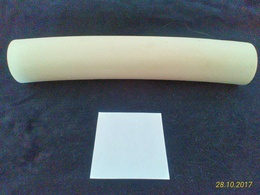
%> input picture LabTestLengthAndCentroid/panjangLagiLagi2.jpeg, 260 x 195 px, shrunk from 1080 x 810 before the run
$ octave panjangLagi.m   (GNU Octave 9; MATLAB toolbox functions it lacks are replaced by stand-ins)
%> lines starting %> are read from the running program, lines starting %| are printed output that depends on the picture; in (x1, y1, x2, y2) boxes, pixels count from 0 and x2, y2 are one past the last pixel; in counts of white or black regions, pixels touching at a corner belong together; the program's own positions count from 1
ori = imread('C:\Users\computer\Desktop\newim\panjangLagiLagi2.jpeg');
%> ori is the input picture: size 195x260x3 uint8; mean R, G, B 95.3, 104.9, 111.3
ori = rgb2gray(ori);
%> ori: size 195x260 uint8
%figure, imshow(ori), title('original image');

oriFilter = medfilt2(ori, [50 50]);
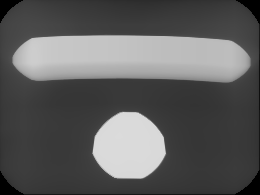
%> oriFilter: size 195x260 uint8; min 0, max 219, mean 92.9
%oriFilter = imsharpen(oriFilter);

%figure, imshow(oriFilter), title('original image after filter');

[~, threshold] = edge(oriFilter, 'sobel');
%> threshold = 0.0723
fudgeFactor = .5;
binaryMask = edge(oriFilter, 'sobel', threshold * fudgeFactor);
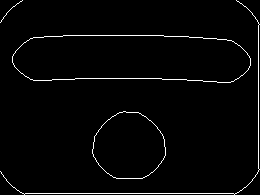
%> binaryMask: size 195x260 logical; 2.3% white in thin lines or dots
%figure, imshow(binaryMask), title('binary gradient mask');

se90 = strel('line', 5, 90);
se0 = strel('line', 5, 0);
binaryDil = imdilate(binaryMask, [se90 se0]);
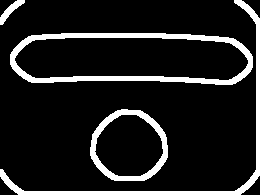
%> binaryDil: size 195x260 logical; 12.5% white; 4 white regions, box (x1, y1, x2, y2) and area: (10, 33, 253, 85) 2793, (0, 0, 260, 195) 2046, (90, 109, 168, 181) 1312, (0, 0, 25, 25) 202
%figure, imshow(binaryDil), title('dilated gradient mask');

binaryFill = imfill(binaryDil, 'holes');
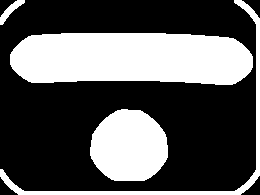
%> binaryFill: size 195x260 logical; 35.1% white; 4 white regions, box (x1, y1, x2, y2) and area: (10, 33, 253, 85) 11078, (90, 109, 168, 181) 4449, (0, 0, 260, 195) 2046, (0, 0, 25, 25) 202
%figure, imshow(binaryFill), title('binary image with filled holes');

binaryNoBorder = imclearborder(binaryFill, 6);
%> binaryNoBorder: size 195x260 logical; 30.6% white; 2 white regions, box (x1, y1, x2, y2) and area: (10, 33, 253, 85) 11078, (90, 109, 168, 181) 4449
%figure, imshow(binaryNoBorder), title('cleared border image');

seD = strel('diamond', 1);
binaryErode = imerode(binaryNoBorder, seD);
%> binaryErode: size 195x260 logical; 29.2% white; 2 white regions, box (x1, y1, x2, y2) and area: (11, 34, 252, 84) 10565, (91, 110, 167, 180) 4240
%binaryErode = imerode(binaryErode, seD);
%figure, imshow(binaryErode), title('Segmented Image');

binaryOutline = bwperim(binaryErode);
%> binaryOutline: size 195x260 logical; 1.4% white in thin lines or dots, all inside (x1, y1, x2, y2) = (11, 34, 252, 180)
%figure, imshow(binaryOutline), title('Outline of the image');

Segout = ori;
Segout(binaryOutline) = 255;
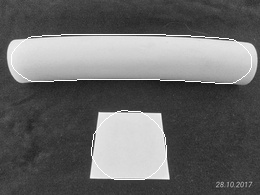
%> Segout: size 195x260 uint8; min 20, max 255, mean 104.9
%figure, imshow(Segout), title('The outline of the segmented image');

cmp = bwconncomp(binaryErode);
%> cmp = 2 connected components
S = regionprops(cmp, {'BoundingBox'});
%> S = 2 regions; box (x1, y1, x2, y2): (11, 34, 252, 84), (91, 110, 167, 180)
x = S(1). BoundingBox(3);
%> x = 241
y = S(1).BoundingBox(4);
%> y = 50
xRef = S(2).BoundingBox(3);
%> xRef = 76
yRef = S(2).BoundingBox(4);
%> yRef = 70

pixelToCM = xRef / 5;
%> pixelToCM = 15.2
realLength = x / pixelToCM;
%> realLength = 15.86
str = sprintf('Length of object = %.2f cm', realLength);
%> str = 'Length of object = 15.86 cm'

% figure, imshow(Segout)
%
% for i = 1:length(S)
%     rectangle('Position', [S(i).BoundingBox(1), S(i).BoundingBox(2),S(i).BoundingBox(3),S(i).BoundingBox(4)], 'EdgeColor','r'),
% end
%
% title(str);

B = bwboundaries(binaryErode,'noholes');
%> B = 2 boundaries; box (x1, y1, x2, y2) and points: (11, 34, 252, 84) 510, (91, 110, 167, 180) 206

figure,imshow(binaryErode), hold on
for k = 1 : length(B)
    b = B{k};

    plot(b(:,2),b(:,1),'g','linewidth',2);
end
%> this loop made 2 passes
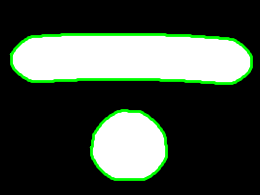
%> figure redrawn from the program's plot data
hold off

BoundaryRef = B{2};
%> BoundaryRef = 206 rows, first 12: [148 92; 147 93; 146 93; 145 93; 144 93; 143 93; 142 93; 141 93; 140 94; 139 94; 138 94; 137 94]
BoundaryRefX = BoundaryRef(:,2);
%> BoundaryRefX = 206 values, max 167 at index 102, min 92 at index 1, mean 129.5
BoundaryRefY = BoundaryRef(:,1);
%> BoundaryRefY = 206 values, max 180 at index 140, min 111 at index 45, mean 147.2

MinBoundaryRefX = min(BoundaryRefX);
%> MinBoundaryRefX = 92
MinBoundaryRefY = min(BoundaryRefY);
%> MinBoundaryRefY = 111
MaxBoundaryRefX = max(BoundaryRefX);
%> MaxBoundaryRefX = 167

[i,j] = find(BoundaryRef == MinBoundaryRefY);
%> i = [45; 46; 47; 48; 49; 50; 51; 34; 174]; j = [1; 1; 1; 1; 1; 1; 1; 2; 2]

figure, imshow(binaryErode),hold on
for m = 1 : length(j)
    l = i(m);
    n = BoundaryRefX(l);
    text(n, MinBoundaryRefY, num2str(m), 'backgroundcolor', 'g');
end
%> this loop made 9 passes
%> (l, n) on passes 1 to 9: (45, 122), (46, 123), (47, 124), (48, 125), (49, 126), (50, 127), (51, 128), (34, 111), (174, 111)
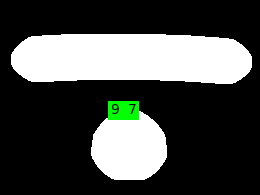
%> figure redrawn from the program's plot data
hold off
%text(MinBoundaryRefX, MinBoundaryRefY, '1', 'backgroundcolor','g');
%text(MaxBoundaryRefX, MinBoundaryRefY, '2', 'backgroundcolor','g');

$ run again, with LabTestLengthAndCentroid/panjangwithref1resize.jpg copied over LabTestLengthAndCentroid/panjangLagiLagi2.jpeg
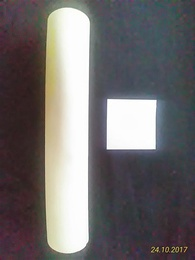
%> input picture LabTestLengthAndCentroid/panjangwithref1resize.jpg, 195 x 260 px, shrunk from 600 x 800 before the run
%> ori is the input picture: size 260x195x3 uint8; mean R, G, B 111.7, 108.2, 108.7
%> ori: size 260x195 uint8
%> threshold = 0.0624
%> binaryMask: size 260x195 logical; 2.2% white in thin lines or dots
%> binaryDil: size 260x195 logical; 12.3% white; 4 white regions, box (x1, y1, x2, y2) and area: (42, 9, 157, 251) 3942, (0, 0, 195, 260) 2044, (0, 0, 25, 25) 202, (76, 6, 88, 18) 73
%> binaryNoBorder: size 260x195 logical; 27.6% white; 2 white regions, box (x1, y1, x2, y2) and area: (42, 9, 157, 251) 13939, (76, 6, 88, 18) 73
%> binaryErode: size 260x195 logical; 26.3% white; 3 white regions (1 under 20 px), largest, box (x1, y1, x2, y2) and area: (43, 10, 156, 250) 13302, (77, 7, 83, 12) 26
%> binaryOutline: size 260x195 logical; 1.3% white in thin lines or dots, all inside (x1, y1, x2, y2) = (43, 7, 156, 250)
%> Segout: size 260x195 uint8; min 13, max 255, mean 110.6
%> cmp = 3 connected components
%> S = 3 regions; box (x1, y1, x2, y2): (43, 10, 156, 250), (77, 7, 83, 12), (84, 14, 87, 17)
%> x = 113
%> y = 240
%> xRef = 6
%> yRef = 5
%> pixelToCM = 1.2
%> realLength = 94.17
%> str = 'Length of object = 94.17 cm'
%> B = 3 boundaries; box (x1, y1, x2, y2) and points: (43, 10, 156, 250) 625, (77, 7, 83, 12) 16, (84, 14, 87, 17) 9
%> the loop `for k = 1 : length(B)` made 3 passes
%> after the loop `for k = 1 : length(B)`:
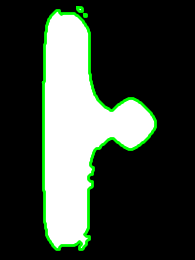
%> figure redrawn from the program's plot data
%> BoundaryRef = 16 rows, first 12: [8 78; 8 79; 8 80; 8 81; 8 82; 9 83; 10 83; 11 83; 12 83; 12 82; 12 81; 12 80]
%> BoundaryRefX = [78; 79; 80; 81; 82; 83; 83; 83; 83; 82; 81; 80; 79; 78; 78; 78]
%> BoundaryRefY = [8; 8; 8; 8; 8; 9; 10; 11; 12; 12; 12; 12; 11; 10; 9; 8]
%> MinBoundaryRefX = 78
%> MinBoundaryRefY = 8
%> MaxBoundaryRefX = 83
%> i = [1; 2; 3; 4; 5; 16]; j = [1; 1; 1; 1; 1; 1]
%> the loop `for m = 1 : length(j)` made 6 passes
%> (l, n) on passes 1 to 6: (1, 78), (2, 79), (3, 80), (4, 81), (5, 82), (16, 78)
%> after the loop `for m = 1 : length(j)`:
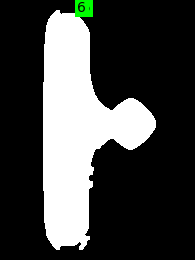
%> figure redrawn from the program's plot data
